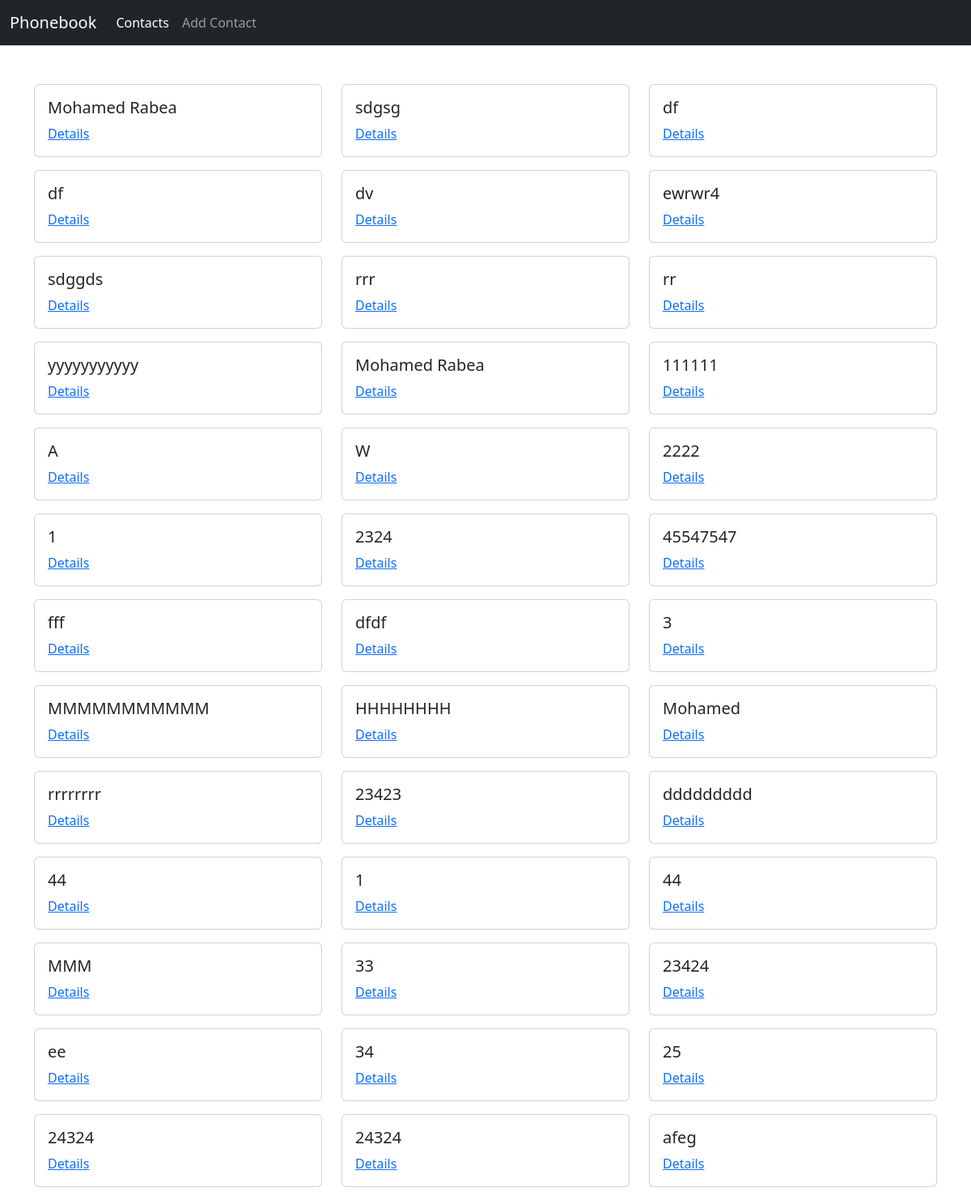
The page / on the database its author committed.
### contacts/models.py (models this page shows)
class Contact(models.Model):
    name = models.CharField(max_length=200)
    def __str__(self):
        return self.name
    def get_absolute_url(self):
        return reverse('contacts:contact_details', args=[self.pk])

### contacts/views.py (the view)
# urls.py: path('', views.index , name='index'),
def index(request):
    context = {
        "contacts":Contact.objects.all()
    }
    return render(request, 'index.html', context)

### templates/index.html (shortened to what this page needs)
{% extends "base.html" %}
{% load static %}
{% block content %}
    <section class="container mt-5">
        <div class="row">
            {% for contact in contacts %}
                <div class="col-12 col-lg-4 mb-3">
                    <div class="card">
                        <div class="card-body">
                            <h5 class="card-title">{{contact}}</h5>
                            <a href="{{ contact.get_absolute_url }}" class="card-link">Details</a>
                        </div>
                    </div>
                </div>
            {% endfor %}
        </div>
    </section>
{% endblock %}

### templates/base.html (shortened to what this page needs)
{% load static %}
<!DOCTYPE html>
<html>
<head>
    {% include 'includes/css.html'%}
</head>
<body>
    {% include 'parts/header.html'%}
    {% block content %}{% endblock %}
</body>
</html>

### templates/includes/css.html
{% load static %}
<link rel="stylesheet" href="https://cdn.jsdelivr.net/npm/bootstrap@5.2.2/dist/css/bootstrap.min.css">

### templates/parts/header.html (shortened to what this page needs)
{% load static %}
<nav class="navbar navbar-expand-lg navbar-dark bg-dark">
    <div class="container-fluid">
      <a class="navbar-brand" href="{% url 'contacts:index'%}">Phonebook</a>
      <div class="collapse navbar-collapse" id="navbarSupportedContent">
        <ul class="navbar-nav me-auto mb-2 mb-lg-0">
          <li class="nav-item">
            <a class="nav-link active" aria-current="page" href="{% url 'contacts:index'%}">Contacts</a>
          </li>
          <li class="nav-item">
            <a class="nav-link" href="{% url 'contacts:add_contact'%}">Add Contact</a>
          </li>
        </ul>
      </div>
    </div>
  </nav>

### templates/parts/footer.html
{% load static %}

### templates/includes/js.html (shortened to what this page needs)
{% load static %}

### rows shown on the page
Contact: name "Mohamed Rabea"
Contact: name "sdgsg"
Contact: name "df"
Contact: name "df"
Contact: name "dv"
Contact: name "ewrwr4"
Contact: name "sdggds"
Contact: name "rrr"
Contact: name "rr"
Contact: name "yyyyyyyyyyy"
Contact: name "Mohamed Rabea"
Contact: name "111111"
Contact: name "A"
Contact: name "W"
Contact: name "2222"
Contact: name "1"
Contact: name "2324"
Contact: name "45547547"
Contact: name "fff"
Contact: name "dfdf"
Contact: name "3"
Contact: name "MMMMMMMMMMM"
Contact: name "HHHHHHHH"
Contact: name "Mohamed"
Contact: name "rrrrrrrr"
Contact: name "23423"
Contact: name "ddddddddd"
Contact: name "44"
Contact: name "1"
Contact: name "44"
Contact: name "MMM"
Contact: name "33"
Contact: name "23424"
Contact: name "ee"
Contact: name "34"
Contact: name "25"
Contact: name "24324"
Contact: name "24324"
Contact: name "afeg"
